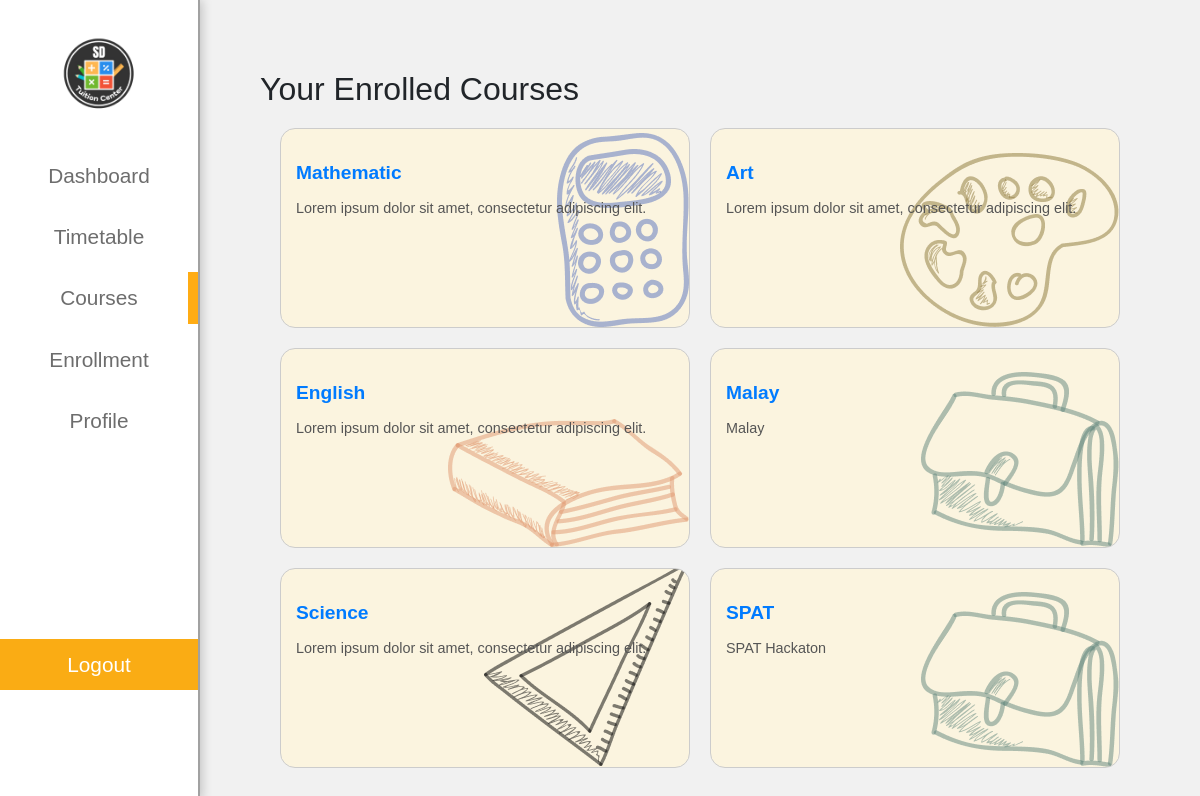
/edu/student/course.php (signed in), run on the app's committed database.
### tables this page shows
CREATE TABLE `course` (
  `id` int(11) NOT NULL,
  `course_name` varchar(255) NOT NULL,
  `course_code` varchar(50) NOT NULL,
  `image` varchar(255) NOT NULL,
  `course_description` varchar(255) DEFAULT NULL,
  `course_fee` decimal(10,2) DEFAULT NULL,
  `teacher_id` int(11) DEFAULT NULL,
  `status` varchar(50) DEFAULT NULL CHECK (`status` in ('active','inactive')),
  `created_at` datetime DEFAULT current_timestamp(),
  `updated_at` datetime DEFAULT NULL ON UPDATE current_timestamp()
);

### edu/student/course.php (the view, shortened to what this page needs)
<?php
require_once '../config/db_config.php';
$student_id = $_SESSION['user_id'];
$stmt = $conn->prepare("
    SELECT c.id AS course_id, c.course_name, c.course_description, c.image
    FROM enrollment e
    JOIN course c ON e.course_id = c.id
    WHERE e.stu_id = ? AND e.status = 'Approved'
");
$stmt->bind_param("i", $student_id);
$stmt->execute();
$result = $stmt->get_result();
?>
<?php
include '../common/sidebar.php';
?>
<!DOCTYPE html>
<html lang="en">
<head>
</head>
<body>
<div class="StudentContents" id="StudentContents">
    <div class="ContentsCon">
        <h2>Your Enrolled Courses</h2>
        <div class="course-container">
            <?php while ($row = $result->fetch_assoc()):
                $course_name = $row['course_name'];
                $description = $row['course_description'];
                $image = $row['image'] ? '../images/' . $row['image'] : '../images/default.jpg';
                ?>
                <div class="course-card with-image" style="background-image: url('<?php echo htmlspecialchars($image); ?>');">
                    <a class="course-link" href="stu_materials.php?course_id=<?php echo $row['course_id']; ?>">
                        <?php echo htmlspecialchars($course_name); ?>
                    </a>
                    <p class="course-description"><?php echo htmlspecialchars($description); ?></p>
                </div>
            <?php endwhile; ?>
        </div>
    </div>
</div>
</body>
</html>

### edu/css/StudentHeader.css (style rules this page uses)
* { margin: 0; padding: 0; box-sizing: border-box; font-family: Helvetica, sans-serif; }
body { display: flex; height: 100vh; background: #f1f1f1; }
.StudentContents { margin-left: 25vh; margin-top: 0px; padding: 10px 50px; flex: 1; transition: margin-left 0.5s ease; }
.ContentsCon { margin-top: 50px; width: 100%; height: auto; padding: 10px; }
.ContentsCon h2 { margin-bottom: 20px; font-size: 2em; }

### edu/student/course.php (style rules this page uses)
.course-container { display: grid; grid-template-columns: repeat(2, 1fr); gap: 20px; margin: 20px; }
.course-card { background-color: #FBF4DF; border: 1px solid #ccc; border-radius: 15px; padding: 15px; height: 250px; display: flex; flex-direction: column; text-align: left; box-sizing: border-box; position: relative; overflow: hidden; }
.course-card.with-image { background-position: bottom right; background-repeat: no-repeat; height: 200px; padding-top: 30px; padding-bottom: 30px; }
.course-card .course-link { font-weight: bold; font-size: 1.2em; text-decoration: none; margin-bottom: 10px; z-index: 2; }
.course-card .course-description { font-size: 0.9em; margin-bottom: 10px; color: #555; z-index: 2; }

### data on the page
course: image (picture), course_name "Mathematic", course_description "Lorem ipsum dolor sit amet, consectetur adipiscing elit."
course: image (picture), course_name "Art", course_description "Lorem ipsum dolor sit amet, consectetur adipiscing elit."
course: image (picture), course_name "English", course_description "Lorem ipsum dolor sit amet, consectetur adipiscing elit."
course: image (picture), course_name "Malay", course_description "Malay"
course: image (picture), course_name "Science", course_description "Lorem ipsum dolor sit amet, consectetur adipiscing elit."
course: course_name "SPAT", course_description "SPAT Hackaton"
